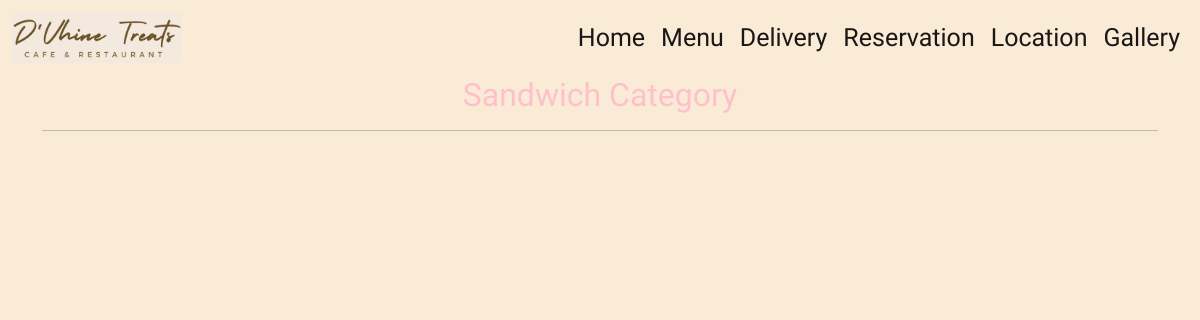
The app's page /category/sandwich, older data.
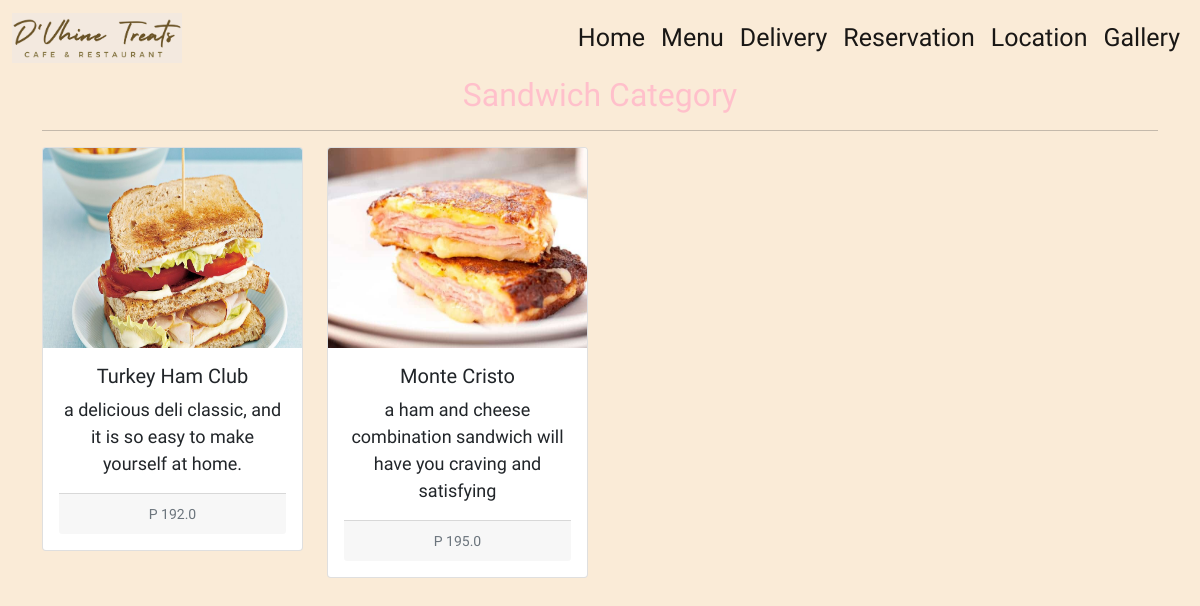
The same page, newer data.
### stellaris/models.py (models this page shows, shortened)
class Product(models.Model):
    category = models.ForeignKey(Category, on_delete=models.CASCADE)
    slug = models.CharField(max_length=150, null=False, blank=False)
    name = models.CharField(max_length=150, null=False, blank=False)
    product_image = models.ImageField(upload_to='images/foods')
    description = models.CharField(max_length=250, null=False, blank=False)
    price = models.FloatField(null=False,blank=False)
    availability = models.BooleanField(default=False)

### stellaris/views.py (the view)
# urls.py: path('category/<str:slug>', views.MenuView, name="menu"),
def MenuView(request, slug):
    if(Category.objects.filter(slug=slug, availability=True)):
        products = Product.objects.filter(category__slug=slug,availability=True)
        category_name = Category.objects.filter(slug=slug).first()
        context = {
            'products':products,
            'category_name':category_name,
        }
        return render(request, 'menu.html', context)

### templates/menu.html (shortened to what this page needs)
{% load static %}
<!DOCTYPE html>
<head>
    <link href="https://cdn.jsdelivr.net/npm/bootstrap@5.1.3/dist/css/bootstrap.min.css" rel="stylesheet">
    <link rel="stylesheet" href="{% static 'css/category.css' %}">
<body>
<nav class="navbar sticky-top navbar-expand-lg navbar-light" style="background-color: antiquewhite;">
        <div class="container-fluid">
          <a class="navbar-brand" href="#"><img src="{% static 'images/navbar/indexlogo.png' %}" style="max-width: auto; max-height:50px;"></a>
          <div class="collapse navbar-collapse" id="navbarSupportedContent">
            <ul class="navbar-nav ms-auto mb-2 mb-lg-0">
              <li class="nav-item">
                <a class="nav-link active" aria-current="page" href="{% url 'stellaris:home' %}">Home</a>
              </li>
              <li class="nav-item">
                <a class="nav-link active" aria-current="page" href="{% url 'stellaris:categories' %}">Menu</a>
              </li>
              <li class="nav-item">
                <a class="nav-link active" aria-current="page" href="#">Delivery</a>
              </li>
              <li class="nav-item">
                <a class="nav-link active" aria-current="page" href="{% url 'stellaris:party_category' %}">Reservation</a>
              </li>
              <li class="nav-item">
                <a class="nav-link active" aria-current="page" href="{% url 'stellaris:location' %}">Location</a>
              </li>
              <li class="nav-item">
                <a class="nav-link active" aria-current="page" href="{% url 'stellaris:gallery' %}">Gallery</a>
              </li>
              </ul>
        </div>
    </div>
</nav>
<div class="container">
    <h2 class="text-center mb-3" style="color: pink;">{{ category_name.name}} Category</h2>
    <hr>
    <div class="row">
        {% for c in products %}
            <div class="col-sm-3">
                <div class="card mb-3" style="max-height: fit-content; overflow: auto;">
                  <img src="{{ c.product_image.url }}" style="height: 200px;">
                    <div class="card-body text-center">
                      <h3 class="text-center" style="font-size: 20px;">{{ c.name }}</h3>
                      <p class="text-center" style="font-size: 18px;">{{ c.description }}</p>
                      <div class="card-footer text-center">
                      <small class="text-muted">P {{ c.price}}</small>
                      </div>
                    </div>
                </div>
            </div>
        {% endfor %}
      </div>
</div>
</body>
</head>
</html>

Row changes from the older to the newer data that the page shows:
added Product: product_image (picture), name "Turkey Ham Club", description "a delicious deli classic, and it is so easy to make yourself at home.", price "192.0"
added Product: product_image (picture), name "Monte Cristo", description "a ham and cheese combination sandwich will have you craving and satisfying", price "195.0"
